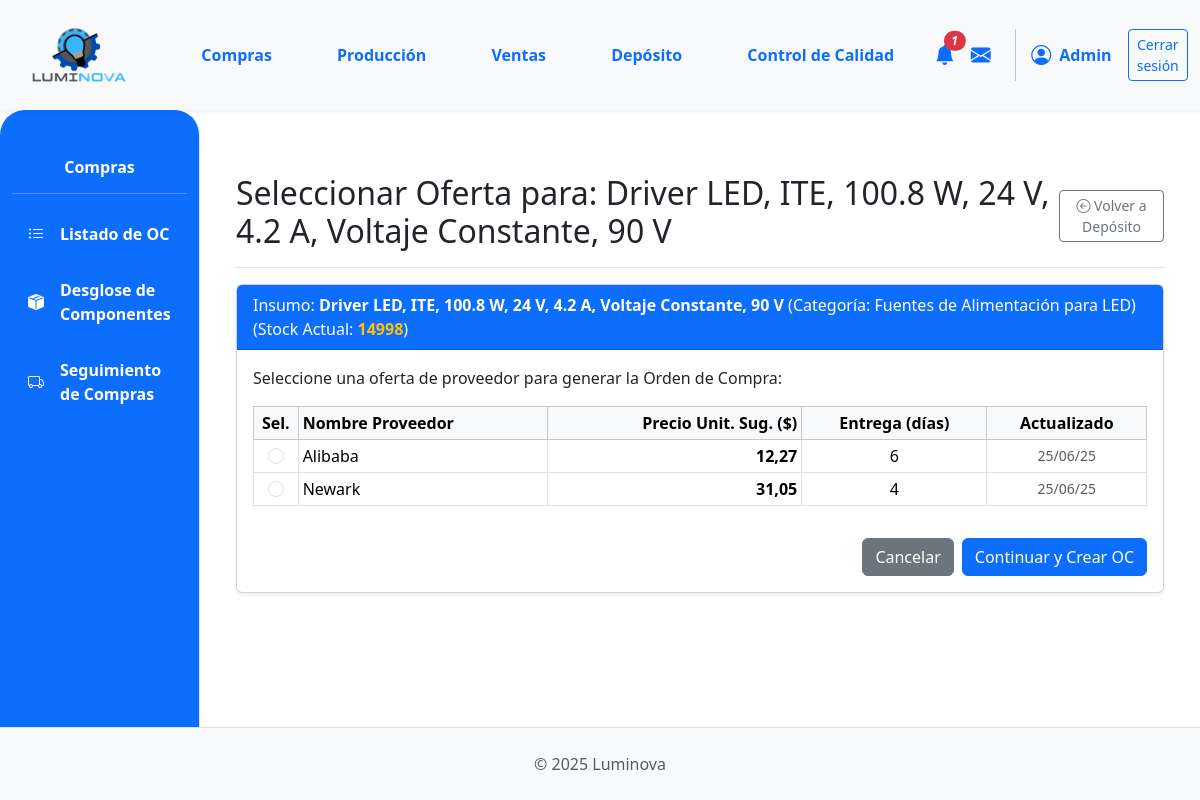
The app's page /compras/orden/seleccionar-proveedor/insumo/37/ (signed in) with its own data.
### App_LUMINOVA/models.py (models this page shows, shortened)
class Insumo(models.Model):
    descripcion = models.CharField(max_length=255)
    categoria = models.ForeignKey(
        CategoriaInsumo, on_delete=models.PROTECT, related_name="insumos"
    )
    fabricante = models.ForeignKey(
        Fabricante,
        on_delete=models.SET_NULL,
        null=True,
        blank=True,
        related_name="insumos_fabricados",
    )
    imagen = models.ImageField(null=True, blank=True, upload_to="insumos/")
    stock = models.IntegerField(default=0)
    cantidad_en_pedido = models.PositiveIntegerField(
    default=0,
    verbose_name="Cantidad en Pedido",
    blank=True,
    null=True
)

class CategoriaInsumo(models.Model):
    nombre = models.CharField(
        max_length=100, unique=True, verbose_name="Nombre Categoría Insumo"
    )
    imagen = models.ImageField(upload_to="categorias_insumos/", null=True, blank=True)
    class Meta:
        verbose_name = "Categoría de Insumo"
        verbose_name_plural = "Categorías de Insumos"

class OfertaProveedor(models.Model):
    insumo = models.ForeignKey(
        Insumo, on_delete=models.CASCADE, related_name="ofertas_de_proveedores"
    )
    proveedor = models.ForeignKey(
        Proveedor, on_delete=models.CASCADE, related_name="provee_insumos"
    )
    precio_unitario_compra = models.DecimalField(
        max_digits=10, decimal_places=2, verbose_name="Precio de Compra Unitario"
    )
    tiempo_entrega_estimado_dias = models.IntegerField(
        default=0, verbose_name="Tiempo de Entrega Estimado (días)"
    )
    fecha_actualizacion_precio = models.DateTimeField(
        default=timezone.now, verbose_name="Última Actualización del Precio"
    )
    class Meta:
        unique_together = (
            "insumo",
            "proveedor",
        )
        verbose_name = "Oferta de Proveedor por Insumo"
        verbose_name_plural = "Ofertas de Proveedores por Insumos"
        ordering = ["insumo__descripcion", "proveedor__nombre"]

class Proveedor(models.Model):
    nombre = models.CharField(max_length=100, unique=True)
    contacto = models.CharField(max_length=100, blank=True)
    telefono = models.CharField(max_length=25, blank=True)
    email = models.EmailField(blank=True, null=True)

### App_LUMINOVA/views.py (the view, shortened to what this page needs)
# urls.py: path('compras/orden/seleccionar-proveedor/insumo/<int:insumo_id>/', compras_seleccionar_proveedor_para_insumo_view, name='compras_seleccionar_proveedor_para_insumo'),
@login_required
def compras_seleccionar_proveedor_para_insumo_view(request, insumo_id):
    insumo_objetivo = get_object_or_404(Insumo.objects.select_related('categoria'), id=insumo_id)
    logger.info(f"Seleccionando proveedor para insumo: {insumo_objetivo.descripcion} (ID: {insumo_id})")
    ofertas = OfertaProveedor.objects.filter(insumo_id=insumo_id).select_related('proveedor').order_by('precio_unitario_compra', 'tiempo_entrega_estimado_dias')
    insumo_objetivo = get_object_or_404(Insumo, id=insumo_id) # Necesario para el contexto GET
    proveedores_fallback = []
    if not ofertas.exists():
        proveedores_fallback = Proveedor.objects.all().order_by('nombre')[:5]
    UMBRAL_STOCK_BAJO_INSUMOS = 15000
    context = {
        'insumo_objetivo': insumo_objetivo,
        'ofertas_proveedores': ofertas,
        'proveedores_fallback': proveedores_fallback,
        'titulo_seccion': f"Seleccionar Oferta para: {insumo_objetivo.descripcion}",
        'umbral_stock_bajo': UMBRAL_STOCK_BAJO_INSUMOS,
    }
    return render(request, 'compras/compras_seleccionar_proveedor.html', context)

### App_LUMINOVA/templates/compras/compras_seleccionar_proveedor.html (shortened to what this page needs)
{% extends 'padre.html' %}
{% load static %}
{% load django_bootstrap5 %}
{% block sidebar_content %}
    {% include 'compras/compras_sidebar.html' %}
{% endblock %}
{% block content %}
<div class="container mt-4">
    <div class="d-flex justify-content-between flex-wrap flex-md-nowrap align-items-center pt-3 pb-2 mb-3 border-bottom">
        <h1 class="h2">{{ titulo_seccion }}</h1>
        <a href="{% url 'App_LUMINOVA:deposito_view' %}" class="btn btn-outline-secondary btn-sm">
            <i class="bi bi-arrow-left-circle"></i> Volver a Depósito
        </a>
    </div>
    <div class="card shadow-sm">
        <div class="card-header bg-primary text-white">
            Insumo: <strong>{{ insumo_objetivo.descripcion }}</strong>
            (Categoría: {{ insumo_objetivo.categoria.nombre }})
            (Stock Actual: <span class="fw-bold {% if insumo_objetivo.stock < umbral_stock_bajo %}text-warning{% else %}text-white{% endif %}">{{ insumo_objetivo.stock }}</span>)
        </div>
        <div class="card-body">
            {% if ofertas_proveedores or proveedores_fallback %}
            <p>Seleccione una oferta de proveedor para generar la Orden de Compra:</p>
            <form method="POST" action="{% url 'App_LUMINOVA:compras_seleccionar_proveedor_para_insumo' insumo_id=insumo_objetivo.id %}">
                <div class="table-responsive">
                    <table class="table table-hover table-bordered table-sm">
                        <thead class="table-light">
                            <tr>
                                <th style="width: 5%;" class="text-center">Sel.</th>
                                <th>Nombre Proveedor</th>
                                <th class="text-end">Precio Unit. Sug. ($)</th>
                                <th class="text-center">Entrega (días)</th>
                                <th class="text-center">Actualizado</th>
                            </tr>
                        </thead>
                        <tbody>
                            {% for oferta in ofertas_proveedores %}
                            <tr>
                                <td class="text-center align-middle">
                                    <input class="form-check-input" type="radio" name="oferta_proveedor_id"
                                           value="{{ oferta.id }}"
                                           id="oferta_{{ oferta.id }}" required>
                                </td>
                                <td class="align-middle">
                                    <label for="oferta_{{ oferta.id }}">{{ oferta.proveedor.nombre }}</label>
                                </td>
                                <td class="text-end align-middle fw-bold">{{ oferta.precio_unitario_compra|floatformat:2 }}</td>
                                <td class="text-center align-middle">{{ oferta.tiempo_entrega_estimado_dias }}</td>
                                <td class="text-center align-middle small text-muted">{{ oferta.fecha_actualizacion_precio|date:"d/m/y" }}</td>
                            </tr>
                            {% endfor %}
                        </tbody>
                    </table>
                </div>
                <div class="mt-3 d-flex justify-content-end">
                    <a href="{% url 'App_LUMINOVA:compras_desglose' %}" class="btn btn-secondary me-2">Cancelar</a>
                    <button type="submit" class="btn btn-primary">
                        Continuar y Crear OC
                    </button>
                </div>
            </form>
            {% endif %}
        </div>
    </div>
</div>
{% endblock %}

### App_LUMINOVA/templates/shared/header.html (shortened to what this page needs)
{% load static %}
<header>
    <nav class="navbar navbar-expand-lg navbar-light bg-light shadow-sm p-0">
        <div class="container-fluid d-flex align-items-center">
            <div class="col-md-3 col-lg-1">
                <a class="navbar-brand d-flex align-items-center ms-3" href="{% url 'App_LUMINOVA:dashboard' %}">
                    <img src="{% static 'img/logo.png' %}" alt="Luminova Logo" height="100" width="100" class="d-inline-block align-text-top me-2">
                </a>
            </div>
            <div class="collapse navbar-collapse" id="navbarContent" style="padding-left: 5%;">
                <ul class="navbar-nav mb-2 mb-lg-0 d-flex justify-content-around w-100">
                    <li class="nav-item"><a class="nav-link text-primary fw-bold" href="{% url 'App_LUMINOVA:compras_lista_oc' %} ">Compras</a></li>
                    <li class="nav-item"><a class="nav-link text-primary fw-bold" href="{% url 'App_LUMINOVA:produccion_principal' %}">Producción</a></li>
                    <li class="nav-item"><a class="nav-link text-primary fw-bold" href="{% url 'App_LUMINOVA:ventas_lista_ov' %}">Ventas</a></li>
                    <li class="nav-item"><a class="nav-link text-primary fw-bold" href="{% url 'App_LUMINOVA:deposito_view' %}">Depósito</a></li>
                    <li class="nav-item"><a class="nav-link text-primary fw-bold" href="{% url 'App_LUMINOVA:control_calidad_view' %}">Control de Calidad</a></li>
                </ul>
                <div class="navbar-nav ms-auto d-flex flex-row align-items-center">
                    {% if user.is_authenticated %}
                        <div class="nav-item dropdown">
                            <a class="nav-link px-2" href="#" role="button" data-bs-toggle="dropdown" aria-expanded="false" title="Notificaciones">
                                <i class="bi bi-bell-fill fs-5 position-relative text-primary">
                                    {% if total_notificaciones > 0 %}
                                    <span class="position-absolute top-0 start-100 translate-middle badge rounded-pill bg-danger" style="font-size: 0.6em;">{{ total_notificaciones }}</span>
                                    {% endif %}
                                </i>
                            </a>
                        </div>
                        <div class="nav-item">
                             <a class="nav-link px-2" href="#" title="Mensajes"><i class="bi bi-envelope-fill fs-5 text-primary"></i></a>
                        </div>
                        <div class="nav-item d-flex align-items-center">
                             <i class="bi bi-person-circle fs-5 text-primary"></i>
                             <span class="ms-2 fw-bold text-primary">{{ user.first_name|default:user.username|capfirst }}</span>
                        </div>
                        <div class="nav-item ms-3">
                            <a class="btn btn-outline-primary btn-sm" href="{% url 'App_LUMINOVA:logout' %}">Cerrar sesión</a>
                        </div>
                    {% endif %}
                </div>
            </div>
        </div>
    </nav>
</header>

### App_LUMINOVA/static/css/custom.css (style rules this page uses)
html, body { height: 100%; margin: 0; }
body { display: flex; flex-direction: column; min-height: 100vh; }
.card { display: flex; flex-direction: column; height: 100%; }
.card-body { flex-grow: 1; display: flex; flex-direction: column; justify-content: space-between; }

### records on screen
Insumo: descripcion "Driver LED, ITE, 100.8 W, 24 V, 4.2 A, Voltaje Constante, 90 V", categoria.nombre "Fuentes de Alimentación para LED", stock "14998"
OfertaProveedor: proveedor.nombre "Alibaba", precio_unitario_compra "12,27", tiempo_entrega_estimado_dias "6", fecha_actualizacion_precio "25/06/25"
OfertaProveedor: proveedor.nombre "Newark", precio_unitario_compra "31,05", tiempo_entrega_estimado_dias "4", fecha_actualizacion_precio "25/06/25"

### other values on screen
{{ total_notificaciones }} "1"
{{ user.first_name|default:user.username|capfirst }} "Admin"
{{ titulo_seccion }} "Seleccionar Oferta para: Driver LED, ITE, 100.8 W, 24 V, 4.2 A, Voltaje Constante, 90 V"
